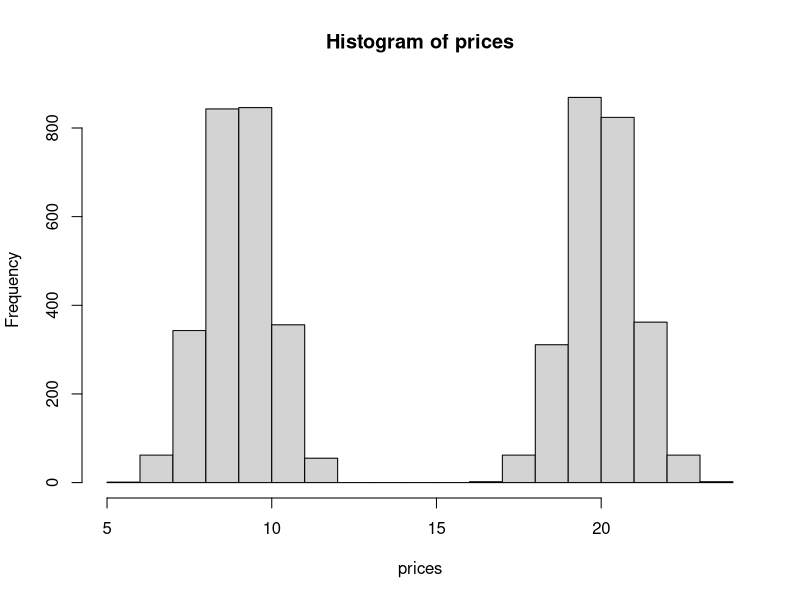
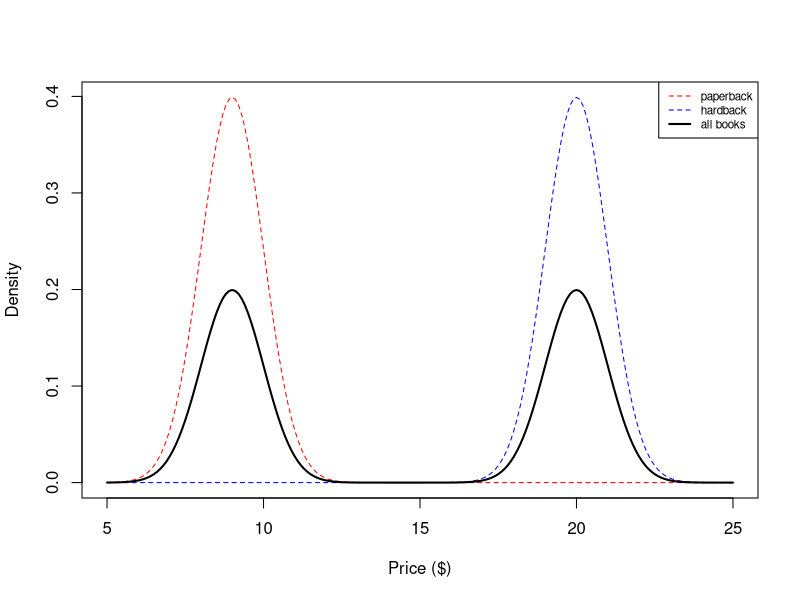
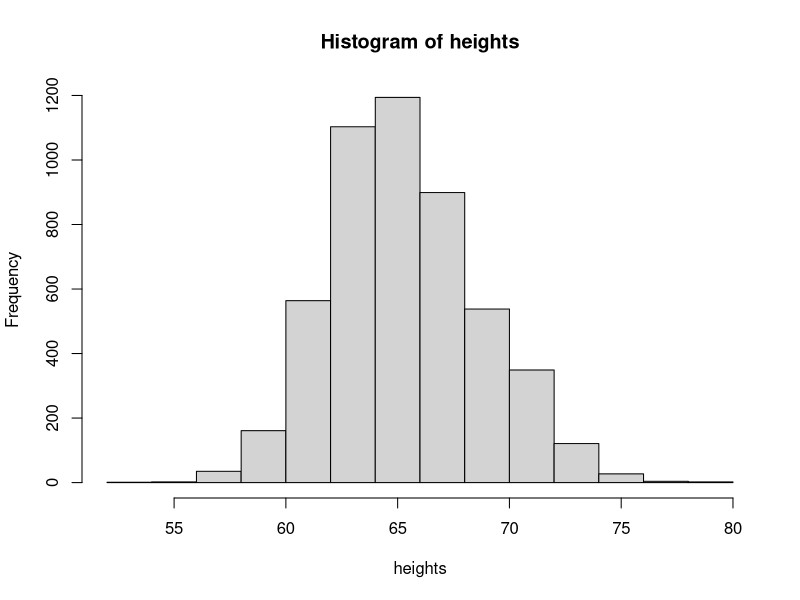
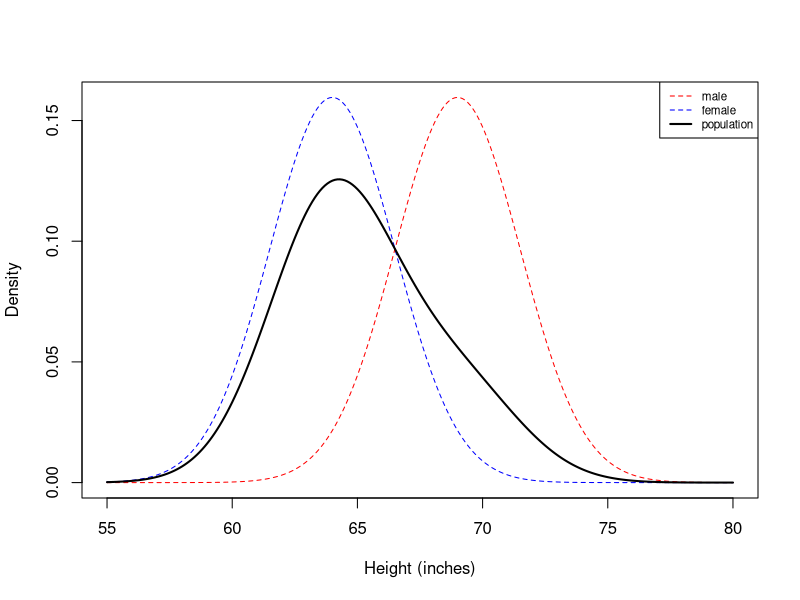
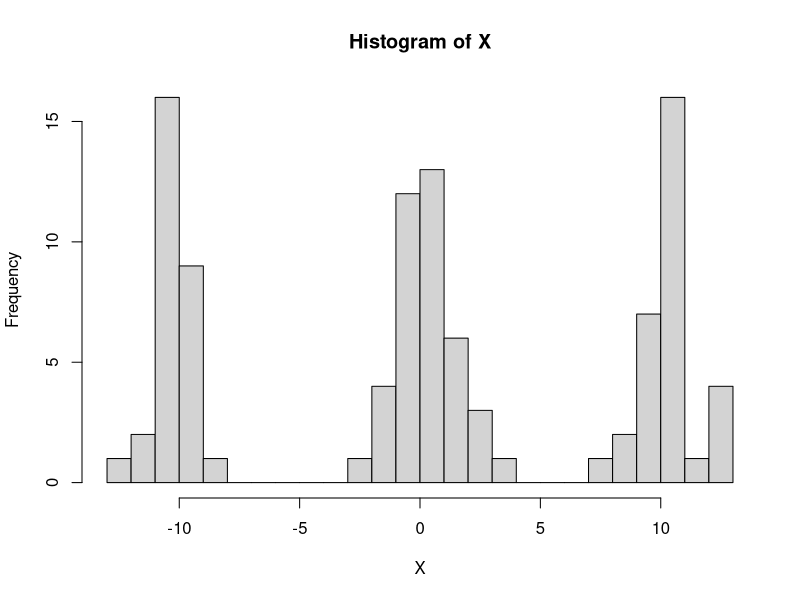
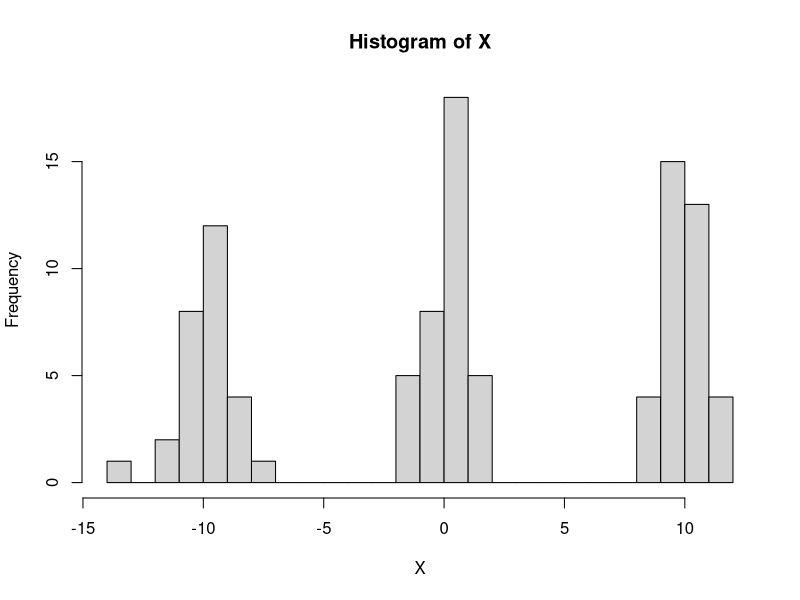
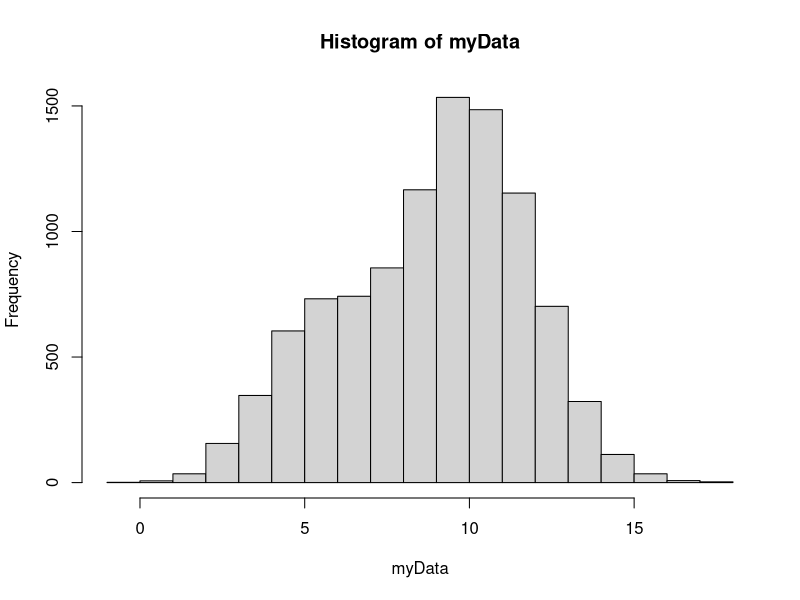
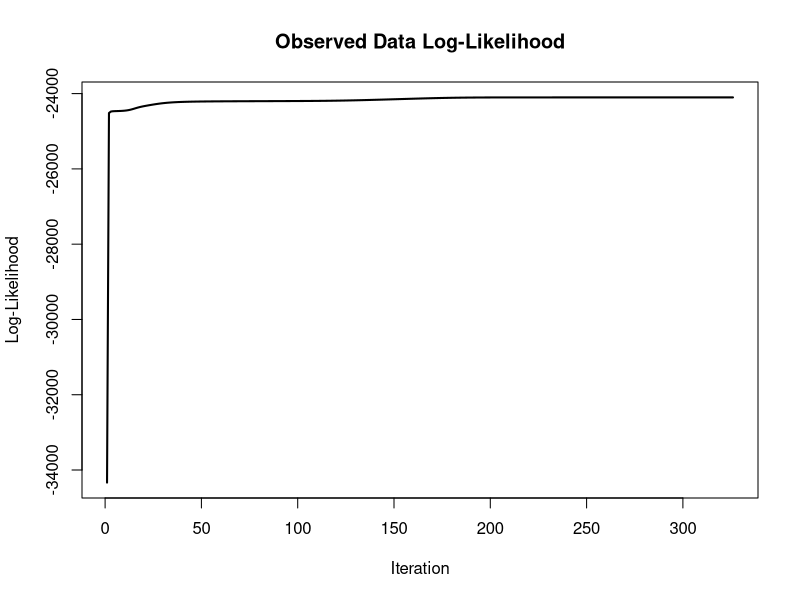

These charts were generated, in order, by the following R code:
## ---- chunk 1
numSamples <- 5000
prices      <- numeric(numSamples)
for(i in seq_len(numSamples)) {
  # draw latent component
  z.i <- rbinom(1,1,0.5)
  # two conditions for each normal distribution based upon the latent component
  if(z.i == 0) prices[i] <- rnorm(1, mean = 9, sd = 1)
  else prices[i] <- rnorm(1, mean = 20, sd = 1)
}
hist(prices)
## ---- chunk 2
mu.pb   <- 9
sd.pb   <- 1
mu.hb   <- 20
sd.hb   <- 1

sample.pts <- seq(5, 25, by=0.1)
density_pb   <- dnorm(sample.pts, mean=mu.pb, sd=sd.pb)
density_hb <- dnorm(sample.pts, mean=mu.hb, sd=sd.hb)

plot(sample.pts, density_pb, col='red', type='l', xlab="Price ($)", ylab="Density", lty=2)
lines(sample.pts, density_hb, col='blue', type='l', lty=2)
lines(sample.pts, 0.5*density_hb + 0.5*density_pb, col='black', type='l', lwd=2)

legend('topright', c('paperback', 'hardback', 'all books'), col=c('red', 'blue', 'black'), lty=c(2,2,1), lwd=c(1,1,2), cex=0.7)
## ---- chunk 3
numSamples <- 5000
heights      <- numeric(numSamples)
for(i in seq_len(numSamples)) {
  z.i <- rbinom(1,1,0.75)
  if(z.i == 0) heights[i] <- rnorm(1, mean = 69, sd = 2.5)
  else heights[i] <- rnorm(1, mean = 64, sd = 2.5)
}
hist(heights)
## ---- chunk 4
mu.male   <- 69
sd.male   <- 2.5
mu.female <- 64
sd.female <- 2.5

sample.pts     <- seq(55, 80, by=0.1)
density_male   <- dnorm(sample.pts, mean=mu.male, sd=sd.male)
density_female <- dnorm(sample.pts, mean=mu.female, sd=sd.female)

plot(sample.pts, density_male, col='red', type='l', xlab="Height (inches)", ylab="Density", lty=2)
lines(sample.pts, density_female, col='blue', type='l', lty=2)
lines(sample.pts, .75*density_female + .25*density_male, col='black', type='l', lwd=2)

legend('topright', c('male', 'female', 'population'), col=c('red', 'blue', 'black'), lty=c(2,2,1), lwd=c(1,1,2), cex=0.7)
## ---- chunk 5
set.seed(1234)
n <- 100
mu <- c(-10, 0, 10)
# sample Z first 
Z <- sample(1:3, size=n, replace=TRUE)
# conditional on Z, sample the normal update
X <- rnorm(n, mean=mu[Z], sd=1)
hist(X, breaks=20)
## ---- chunk 6
n <- 100
mu <- c(-10, 0, 10)
# sample Z first 
Z <- sample(1:3, size=n, replace=TRUE)
# conditional on Z, sample the normal update
X <- rnorm(n, mean=mu[Z], sd=1)
hist(X, breaks=20)
## ---- chunk 7
# set mu and sigma
mu.true    = c(5, 10)
sigma.true = c(1.5, 2)

# Calculate Z
Z = rbinom(500, 1, 0.75)

# sample values from the mixture model 
myData <- rnorm(10000, mean=mu.true[Z+1], sd=sigma.true[Z+1])
hist(myData,breaks=15)
## ---- chunk 8
library(mixtools)
runEM <- normalmixEM(myData,  lambda = 0.5, 
                     mu = c(10, 20), sigma = c(2,2))
summary(runEM)
## ---- chunk 9
plot(runEM)
